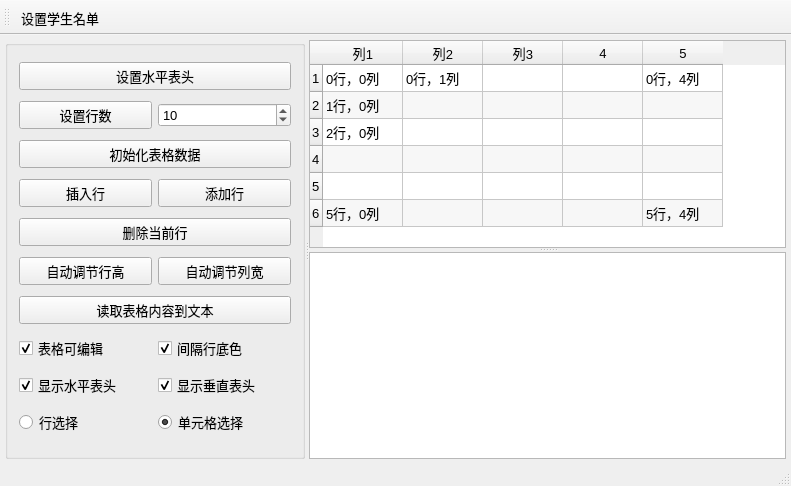
<?xml version="1.0" encoding="UTF-8"?>
<ui version="4.0">
 <class>MainWindow</class>
 <widget class="QMainWindow" name="MainWindow">
  <property name="geometry">
   <rect>
    <x>0</x>
    <y>0</y>
    <width>791</width>
    <height>486</height>
   </rect>
  </property>
  <property name="font">
   <font>
    <pointsize>10</pointsize>
   </font>
  </property>
  <property name="windowTitle">
   <string>QTableWidget的使用</string>
  </property>
  <widget class="QWidget" name="centralWidget">
   <layout class="QVBoxLayout" name="verticalLayout">
    <property name="leftMargin">
     <number>5</number>
    </property>
    <property name="topMargin">
     <number>5</number>
    </property>
    <property name="rightMargin">
     <number>5</number>
    </property>
    <property name="bottomMargin">
     <number>5</number>
    </property>
    <item>
     <widget class="QSplitter" name="splitterMain">
      <property name="orientation">
       <enum>Qt::Orientation::Horizontal</enum>
      </property>
      <widget class="QGroupBox" name="groupBox">
       <property name="maximumSize">
        <size>
         <width>300</width>
         <height>16777215</height>
        </size>
       </property>
       <property name="title">
        <string/>
       </property>
       <layout class="QGridLayout" name="gridLayout">
        <item row="4" column="0" colspan="2">
         <widget class="QPushButton" name="btnDelCurRow">
          <property name="text">
           <string>删除当前行</string>
          </property>
         </widget>
        </item>
        <item row="3" column="0">
         <widget class="QPushButton" name="btnInsertRow">
          <property name="text">
           <string>插入行</string>
          </property>
         </widget>
        </item>
        <item row="3" column="1">
         <widget class="QPushButton" name="btnAppendRow">
          <property name="text">
           <string>添加行</string>
          </property>
         </widget>
        </item>
        <item row="8" column="0">
         <widget class="QCheckBox" name="chkBoxHeaderH">
          <property name="text">
           <string>显示水平表头</string>
          </property>
          <property name="checked">
           <bool>true</bool>
          </property>
         </widget>
        </item>
        <item row="7" column="0">
         <widget class="QCheckBox" name="chkBoxTabEditable">
          <property name="text">
           <string>表格可编辑</string>
          </property>
          <property name="checked">
           <bool>true</bool>
          </property>
         </widget>
        </item>
        <item row="6" column="0" colspan="2">
         <widget class="QPushButton" name="btnReadToEdit">
          <property name="minimumSize">
           <size>
            <width>0</width>
            <height>25</height>
           </size>
          </property>
          <property name="text">
           <string>读取表格内容到文本</string>
          </property>
         </widget>
        </item>
        <item row="7" column="1">
         <widget class="QCheckBox" name="chkBoxRowColor">
          <property name="text">
           <string>间隔行底色</string>
          </property>
          <property name="checked">
           <bool>true</bool>
          </property>
         </widget>
        </item>
        <item row="9" column="1">
         <widget class="QRadioButton" name="rBtnSelectItem">
          <property name="text">
           <string>单元格选择</string>
          </property>
          <property name="checked">
           <bool>true</bool>
          </property>
         </widget>
        </item>
        <item row="8" column="1">
         <widget class="QCheckBox" name="chkBoxHeaderV">
          <property name="text">
           <string>显示垂直表头</string>
          </property>
          <property name="checked">
           <bool>true</bool>
          </property>
         </widget>
        </item>
        <item row="9" column="0">
         <widget class="QRadioButton" name="rBtnSelectRow">
          <property name="text">
           <string>行选择</string>
          </property>
          <property name="checked">
           <bool>false</bool>
          </property>
         </widget>
        </item>
        <item row="2" column="0" colspan="2">
         <widget class="QPushButton" name="btnIniData">
          <property name="minimumSize">
           <size>
            <width>0</width>
            <height>25</height>
           </size>
          </property>
          <property name="text">
           <string>初始化表格数据</string>
          </property>
         </widget>
        </item>
        <item row="1" column="1">
         <widget class="QSpinBox" name="spinRowCount">
          <property name="minimum">
           <number>2</number>
          </property>
          <property name="value">
           <number>10</number>
          </property>
         </widget>
        </item>
        <item row="0" column="0" colspan="2">
         <widget class="QPushButton" name="btnSetHeader">
          <property name="minimumSize">
           <size>
            <width>0</width>
            <height>25</height>
           </size>
          </property>
          <property name="text">
           <string>设置水平表头</string>
          </property>
         </widget>
        </item>
        <item row="1" column="0">
         <widget class="QPushButton" name="btnSetRows">
          <property name="minimumSize">
           <size>
            <width>0</width>
            <height>25</height>
           </size>
          </property>
          <property name="text">
           <string>设置行数</string>
          </property>
         </widget>
        </item>
        <item row="5" column="0">
         <widget class="QPushButton" name="btnAutoHeght">
          <property name="text">
           <string>自动调节行高</string>
          </property>
         </widget>
        </item>
        <item row="5" column="1">
         <widget class="QPushButton" name="btnAutoWidth">
          <property name="text">
           <string>自动调节列宽</string>
          </property>
         </widget>
        </item>
       </layout>
      </widget>
      <widget class="QSplitter" name="splitter">
       <property name="frameShadow">
        <enum>QFrame::Shadow::Plain</enum>
       </property>
       <property name="lineWidth">
        <number>2</number>
       </property>
       <property name="orientation">
        <enum>Qt::Orientation::Vertical</enum>
       </property>
       <widget class="QTableWidget" name="tableInfo">
        <property name="alternatingRowColors">
         <bool>true</bool>
        </property>
        <property name="showGrid">
         <bool>true</bool>
        </property>
        <property name="gridStyle">
         <enum>Qt::PenStyle::SolidLine</enum>
        </property>
        <property name="rowCount">
         <number>6</number>
        </property>
        <property name="columnCount">
         <number>5</number>
        </property>
        <attribute name="horizontalHeaderVisible">
         <bool>true</bool>
        </attribute>
        <attribute name="horizontalHeaderDefaultSectionSize">
         <number>80</number>
        </attribute>
        <attribute name="verticalHeaderVisible">
         <bool>true</bool>
        </attribute>
        <attribute name="verticalHeaderDefaultSectionSize">
         <number>27</number>
        </attribute>
        <row/>
        <row/>
        <row/>
        <row/>
        <row/>
        <row/>
        <column>
         <property name="text">
          <string>列1</string>
         </property>
        </column>
        <column>
         <property name="text">
          <string>列2</string>
         </property>
        </column>
        <column>
         <property name="text">
          <string>列3</string>
         </property>
        </column>
        <column/>
        <column/>
        <item row="0" column="0">
         <property name="text">
          <string>0行，0列</string>
         </property>
        </item>
        <item row="0" column="1">
         <property name="text">
          <string>0行，1列</string>
         </property>
        </item>
        <item row="0" column="4">
         <property name="text">
          <string>0行，4列</string>
         </property>
        </item>
        <item row="1" column="0">
         <property name="text">
          <string>1行，0列</string>
         </property>
        </item>
        <item row="2" column="0">
         <property name="text">
          <string>2行，0列</string>
         </property>
        </item>
        <item row="5" column="0">
         <property name="text">
          <string>5行，0列</string>
         </property>
        </item>
        <item row="5" column="4">
         <property name="text">
          <string>5行，4列</string>
         </property>
        </item>
       </widget>
       <widget class="QPlainTextEdit" name="textEdit"/>
      </widget>
     </widget>
    </item>
   </layout>
  </widget>
  <widget class="QStatusBar" name="statusBar"/>
  <widget class="QToolBar" name="toolBar">
   <property name="windowTitle">
    <string>toolBar</string>
   </property>
   <property name="toolButtonStyle">
    <enum>Qt::ToolButtonStyle::ToolButtonTextUnderIcon</enum>
   </property>
   <attribute name="toolBarArea">
    <enum>TopToolBarArea</enum>
   </attribute>
   <attribute name="toolBarBreak">
    <bool>false</bool>
   </attribute>
   <addaction name="actionQToolButton"/>
  </widget>
  <action name="actionQToolButton">
   <property name="icon">
    <iconset resource="res.qrc">
     <normaloff>:/images/icons/boy.ico</normaloff>:/images/icons/boy.ico</iconset>
   </property>
   <property name="text">
    <string>设置学生名单</string>
   </property>
   <property name="menuRole">
    <enum>QAction::MenuRole::NoRole</enum>
   </property>
  </action>
 </widget>
 <layoutdefault spacing="6" margin="11"/>
 <resources>
  <include location="res.qrc"/>
 </resources>
 <connections/>
</ui>
